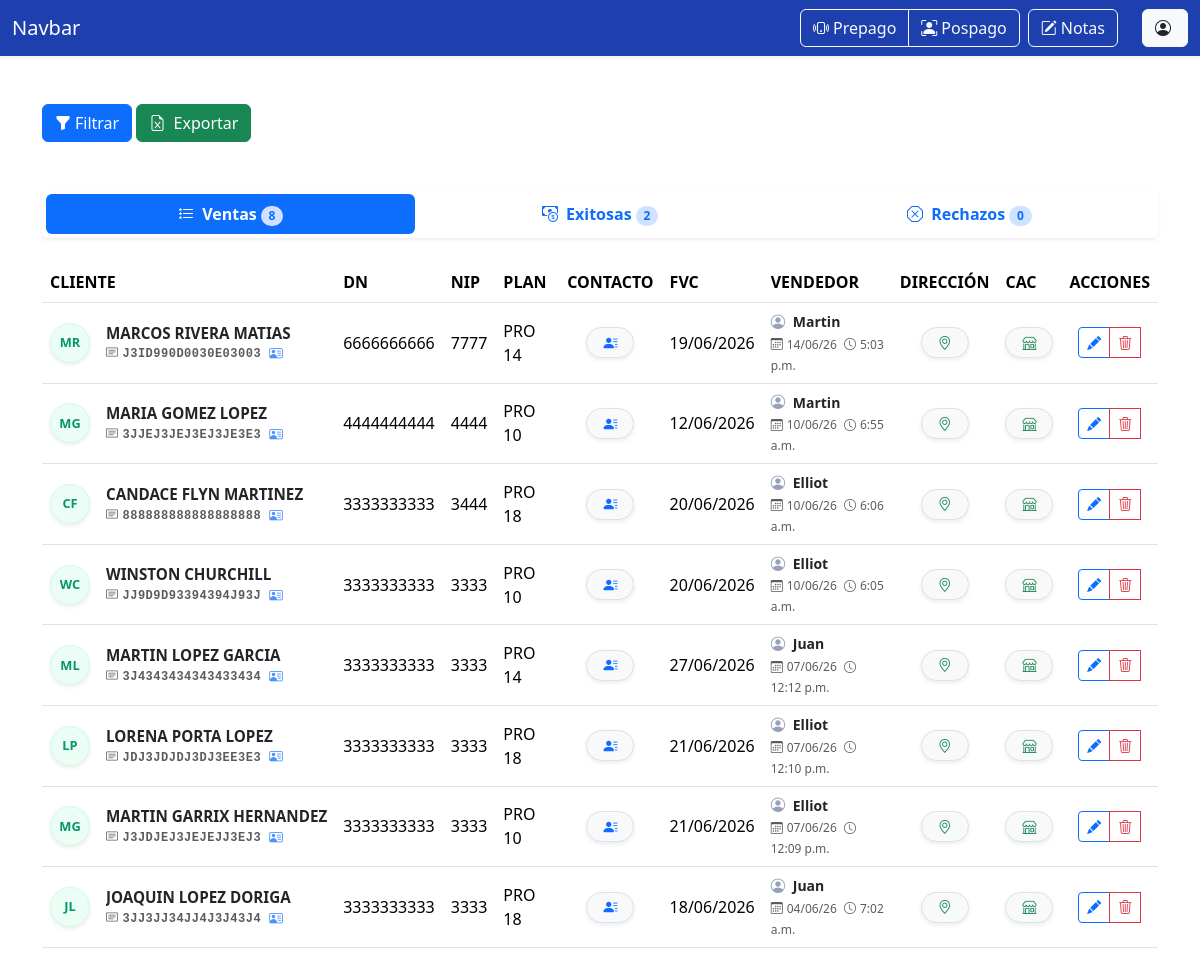
/ventas/pospago/?rol=superior (signed in), run on an earlier commit of the app's database.
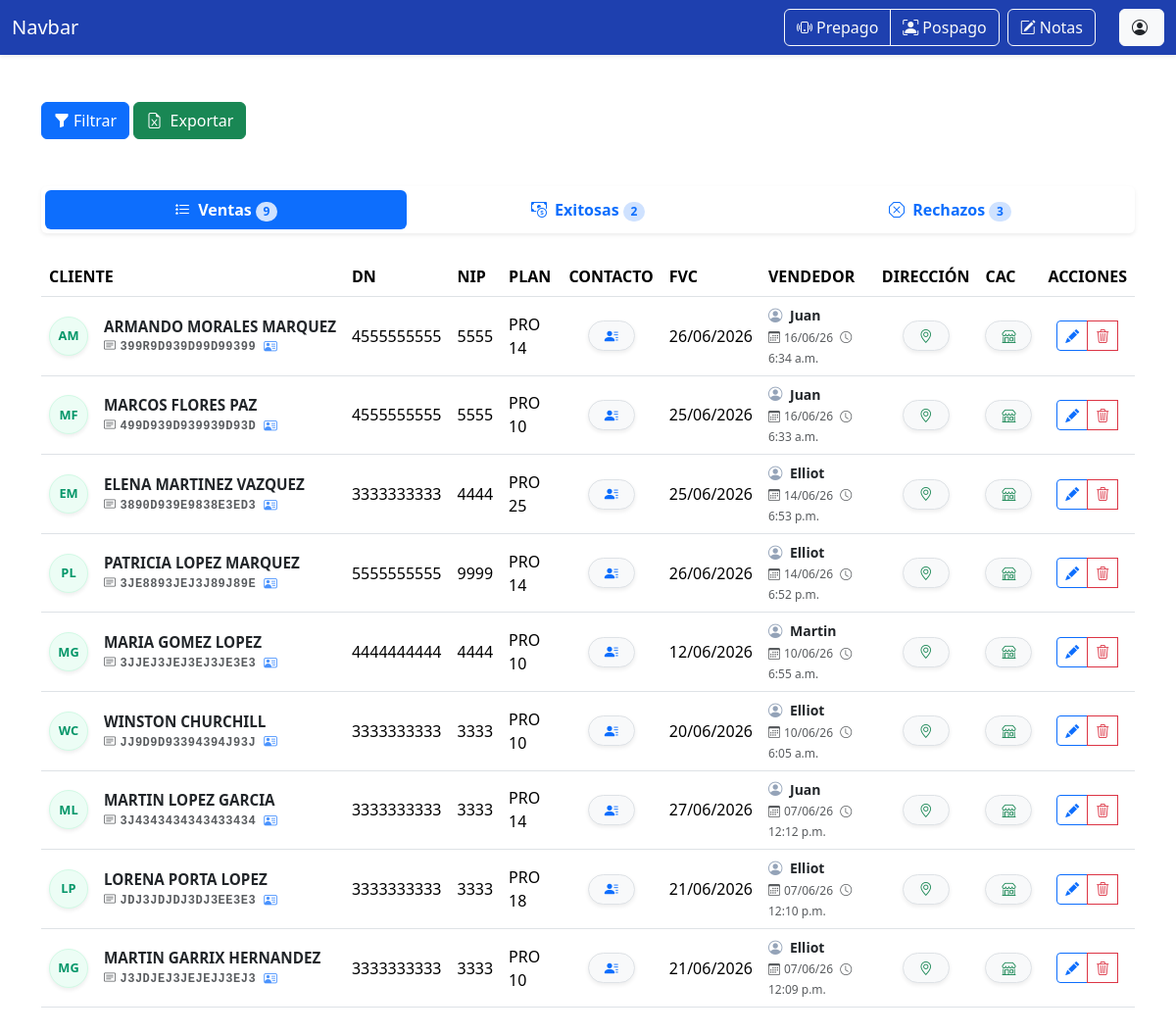
And on a later commit of the database.
### ventas/models.py (models this page shows)
class VentaPospago(models.Model):
    nombre = models.CharField('NOMBRE(S)', max_length=100)
    apellido_paterno = models.CharField('APELLIDO PATERNO', max_length=100)
    apellido_materno = models.CharField(
        'APELLIDO MATERNO', max_length=100, blank=True, default='')
    curp = models.CharField('CURP', max_length=18, validators=[
        MinLengthValidator(18)])
    rfc = models.CharField('RFC', max_length=13, validators=[
                           MinLengthValidator(13)])
    identificacion = models.CharField('IDENTIFICACIÓN', max_length=15, validators=[
        MinLengthValidator(15)])
    dn = models.CharField('DN', max_length=10, validators=[
        numeric_validator, MinLengthValidator(10)])
    nip = models.CharField('NIP', max_length=4, validators=[
        numeric_validator, MinLengthValidator(4)], help_text='Solo se permiten números.')
    contact1 = models.CharField('CONTACTO1', max_length=16, validators=[
        MinLengthValidator(10), RegexValidator(r'^[A-Z0-9 ]+$')])
    contact2 = models.CharField('CONTACTO 2', max_length=10, validators=[
        numeric_validator, MinLengthValidator(10)])
    plan_choices = [
        ('pro_8', 'PRO 8'),
        ('pro_10', 'PRO 10'),
        ('pro_14', 'PRO 14'),
        ('pro_18', 'PRO 18'),
        ('pro_25', 'PRO 25'),
        ('pro_35', 'PRO 35'),
        ('pro_ilimitado', 'PRO ILIMITADO'),
    ]
    plan = models.CharField(
        'PLAN',
        max_length=20,
        choices=plan_choices,
    )
    cac = models.CharField('CAC', max_length=100)
    cp = models.CharField('CP', max_length=5, validators=[
        numeric_validator, MinLengthValidator(5)])
    fecha_nacimiento = models.DateField('FECHA DE NACIMIENTO')
    estado_republica_choices = [
        ('AGUASCALIENTES', 'AGUASCALIENTES'),
        ('BAJA CALIFORNIA', 'BAJA CALIFORNIA'),
        ('BAJA CALIFORNIA SUR', 'BAJA CALIFORNIA SUR'),
        ('CAMPECHE', 'CAMPECHE'),
        ('COAHUILA', 'COAHUILA'),
        ('COLIMA', 'COLIMA'),
        ('CHIAPAS', 'CHIAPAS'),
        ('CHIHUAHUA', 'CHIHUAHUA'),
        ('CIUDAD DE MEXICO', 'CIUDAD DE MEXICO'),
        ('DURANGO', 'DURANGO'),
        ('GUANAJUATO', 'GUANAJUATO'),
        ('GUERRERO', 'GUERRERO'),
        ('HIDALGO', 'HIDALGO'),
        ('JALISCO', 'JALISCO'),
        ('MEXICO', 'MEXICO'),
        ('MICHOACAN', 'MICHOACAN'),
        ('MORELOS', 'MORELOS'),
        ('NAYARIT', 'NAYARIT'),
        ('NUEVO LEON', 'NUEVO LEON'),
        ('OAXACA', 'OAXACA'),
        ('PUEBLA', 'PUEBLA'),
        ('QUERETARO', 'QUERETARO'),
        ('QUINTANA ROO', 'QUINTANA ROO'),
        ('SAN LUIS POTOSI', 'SAN LUIS POTOSI'),
        ('SINALOA', 'SINALOA'),
        ('SONORA', 'SONORA'),
        ('TABASCO', 'TABASCO'),
        ('TAMAULIPAS', 'TAMAULIPAS'),
        ('TLAXCALA', 'TLAXCALA'),
        ('VERACRUZ', 'VERACRUZ'),
        ('YUCATAN', 'YUCATAN'),
        ('ZACATECAS', 'ZACATECAS'),
    ]
    estado_republica = models.CharField(
        'ESTADO DE LA REPÚBLICA',
        max_length=20,
        choices=estado_republica_choices,
    )
    municipio = models.CharField('MUNICIPIO / ALCALDÍA', max_length=100)
    colonia = models.CharField('COLONIA', max_length=100)
    calle = models.CharField('CALLE', max_length=100)
    numero_exterior = models.CharField('NÚMERO EXTERIOR', max_length=20)
    numero_interior = models.CharField(
        'NÚMERO INTERIOR', max_length=20, blank=True, default=''
    )
    fvc = models.DateField('FVC')
    email = models.EmailField('EMAIL', max_length=254)
    status_choices = [
        ('en_proceso', 'EN PROCESO'),
        ('rechazo_nip', 'RECHAZO NIP'),
        ('rechazo_magento', 'RECHAZO MAGENTO'),
        ('black_list', 'BLACK LIST'),
        ('datos_incorrectos', 'DATOS INCORRECTOS'),
        ('exitosa', 'EXITOSA'),
        ('linea_movistar', 'LINEA MOVISTAR'),
        ('gestionada_por_otro_call_center', 'GESTIONADA POR OTRO CALL CENTER'),
        ('alta', 'ALTA'),
        ('cancelacion', 'CANCELACIÓN'),
    ]
    status_pospago = models.CharField(
        'STATUS',
        max_length=100,
        choices=status_choices,
        default='en_proceso'
    )
    created = models.DateTimeField(auto_now_add=True)
    user = models.ForeignKey(
        User, on_delete=models.CASCADE, related_name='vendedor_pospago')
    supervisor = models.ForeignKey(
        User, on_delete=models.SET_NULL, null=True, blank=True, related_name='supervisor_pospago')

### ventas/views.py (the view, shortened to what this page needs)
# urls.py: path('pospago/', views.pospago, name='pospago'),
@login_required
def pospago(request):
    es_vendedor = request.user.groups.filter(name='VENDEDORES').exists()
    es_supervisor = request.user.is_superuser or request.user.groups.filter(
        name='SUPERVISORES').exists()
    if es_supervisor:
        if request.GET.get('rol'):
            request.session['rol_activo_pospago'] = request.GET.get('rol')
        if request.session.get('rol_activo_pospago') == 'vendedor':
            es_vendedor = True
        else:
            es_vendedor = False
            pass  # El rol activo sigue siendo el de supervisor, no hacemos cambios
    else:
        request.session['rol_activo_pospago'] = 'vendedor'
        es_vendedor = True
        es_supervisor = False
    if request.method == 'GET':
        ventas_pospago_usuario = request.GET.get('ventas_pospago_usuario')
        if request.session.get('rol_activo_pospago') == 'vendedor':
            base_queryset = VentaPospago.objects.filter(user=request.user)
        else:
            if ventas_pospago_usuario:
                base_queryset = VentaPospago.objects.filter(
                    user_id=ventas_pospago_usuario)
            else:
                base_queryset = VentaPospago.objects.all()
        fecha_inicio = request.GET.get('fechaInicio')
        fecha_fin = request.GET.get('fechaFin')
        if fecha_inicio and fecha_fin:
            base_queryset = base_queryset.filter(
                created__date__gte=fecha_inicio)
        if fecha_fin:
            base_queryset = base_queryset.filter(created__date__lte=fecha_fin)
        filtro_dn = request.GET.get('dn', '').strip()
        if filtro_dn:
            base_queryset = base_queryset.filter(dn=filtro_dn)
        filtro_curp = request.GET.get('curp', '').strip().upper()
        if filtro_curp:
            base_queryset = base_queryset.filter(curp=filtro_curp)
        ventas_pospago = base_queryset.filter(
            status_pospago='en_proceso').order_by('-created')
        ventas_pospago_exitosas = base_queryset.filter(
            status_pospago='exitosa').order_by('-created'
                                               )
        ventas_pospago_rechazos = base_queryset.exclude(
            status_pospago='en_proceso').exclude(status_pospago='exitosa').order_by('-created')
        return render(request, 'pospago.html', {
            'form': VentaPospagoForm(user=request.user, rol_activo=request.session.get('rol_activo_pospago')),
            'ventas_pospago': ventas_pospago,
            'es_supervisor': es_supervisor,  # Pasamos esta bandera al HTML
            'es_vendedor': es_vendedor,  # Pasamos esta bandera al HTML
            'ventas_pospago_exitosas': ventas_pospago_exitosas,
            'ventas_pospago_rechazos': ventas_pospago_rechazos,
            'fecha_inicio': fecha_inicio,  # Para mantener el filtro en la interfaz
            'fecha_fin': fecha_fin,  # Para mantener el filtro en la interfaz
            'filtro_dn': filtro_dn,
            'filtro_curp': filtro_curp,
            'ventas_pospago_usuario': ventas_pospago_usuario,
            'usuarios': User.objects.filter(is_active=True).order_by('username'),
        })

### ventas/templates/pospago.html (shortened to what this page needs)
{% extends 'base.html' %} {% block content %}
  <div class="container mt-5">
    <button type="button" class="btn btn-primary" data-bs-toggle="collapse" data-bs-target="#collapseFiltroPospago" aria-expanded="false" aria-controls="collapseFiltroPospago"><i class="bi bi-funnel-fill me-1"></i>Filtrar</button>
    {% if es_supervisor %}
      <button type="button" class="btn btn-success" onclick="location.href = window.location.search ? window.location.search + '&exportar=true' : '?exportar=true'"><i class="bi bi-file-earmark-excel me-1"></i> Exportar</button>
    {% endif %}
  </div>
  <div class="container mt-5 mb-5" id="moduloVentas">
    <ul class="nav nav-pills nav-justified mb-4 shadow-sm p-1 bg-white rounded fw-bold">
      <li class="nav-item">
        <button class="nav-link {% if not request.GET.tab or request.GET.tab == 'ventas' %}active{% endif %}" data-bs-toggle="tab" data-bs-target="#ventas"><i class="bi bi-list-stars me-1"></i> Ventas<span class="badge rounded-pill bg-primary-subtle text-primary ms-1 px-2.5 py-1">{{ ventas_pospago|length }}</span></button>
      </li>
      <li class="nav-item">
        <button class="nav-link" data-bs-toggle="tab" data-bs-target="#exitosas"><i class="bi bi-cash-coin me-1"></i> Exitosas<span class="badge rounded-pill bg-primary-subtle text-primary ms-1 px-2.5 py-1">{{ ventas_pospago_exitosas|length }}</span></button>
      </li>
      <li class="nav-item">
        <button class="nav-link" data-bs-toggle="tab" data-bs-target="#rechazos"><i class="bi bi-x-octagon me-1"></i> Rechazos<span class="badge rounded-pill bg-primary-subtle text-primary ms-1 px-2.5 py-1">{{ ventas_pospago_rechazos|length }}</span></button>
      </li>
    </ul>
    <div class="tab-content mt-3" id="pills-tabContent">
      <div class="tab-pane fade {% if not request.GET.tab or request.GET.tab == 'ventas' %}show active{% endif %}" id="ventas" role="tabpanel">
        <table class="table table-hover align-middle">
          <thead>
            <tr>
              <th scope="col">CLIENTE</th>
              <th scope="col">DN</th>
              <th scope="col">NIP</th>
              <th scope="col">PLAN</th>
              <th scope="col">CONTACTO</th>
              <th scope="col">FVC</th>
              <th scope="col">VENDEDOR</th>
              <th scope="col">DIRECCIÓN</th>
              <th scope="col">CAC</th>
              {% if es_supervisor %}
                <th scope="col" class="text-center">ACCIONES</th>
              {% endif %}
            </tr>
          </thead>
          <tbody>
            {% for venta_pospago in ventas_pospago %}
              {% include 'components_pospago/tabla_ventas_pospago.html' with tab_id='ventas' %}
            {% endfor %}
          </tbody>
        </table>
      </div>
    </div>
  </div>
{% endblock %}

### ventas/templates/components_pospago/tabla_ventas_pospago.html (shortened to what the changed rows need)
<tr>
  <th scope="row" class="align-middle">
    <div class="d-flex align-items-center">
      <div class="avatar-circle me-3 d-flex align-items-center justify-content-center shadow-sm" style="width: 40px; height: 40px; background-color: #ecfdf5; color: #059669; border: 1px solid #d1fae5; border-radius: 50%; font-weight: bold; font-size: 0.8rem; flex-shrink: 0;">{{ venta_pospago.nombre|first|upper }}{{ venta_pospago.apellido_paterno|first|upper }}</div>
      <div class="d-flex flex-column" style="line-height: 1.2;">
        <span class="text-dark fw-bold" style="font-size: 0.95rem; max-width: 250px; overflow: hidden; text-overflow: ellipsis; white-space: nowrap;" title="{{ venta_pospago.nombre }} {{ venta_pospago.apellido_paterno }} {{ venta_pospago.apellido_materno }}">{{ venta_pospago.nombre }} {{ venta_pospago.apellido_paterno }} {{ venta_pospago.apellido_materno }}</span>
        <div class="d-flex align-items-center mt-1">
          <small class="text-muted font-monospace" style="font-size: 0.75rem; letter-spacing: 0.5px;"><i class="bi bi-card-text me-1"></i>{{ venta_pospago.curp }}</small>
          <span class="ms-2 text-primary opacity-75" style="cursor: pointer; font-size: 0.85rem;" data-bs-toggle="popover" data-bs-placement="right" data-bs-html="true" data-bs-content="
          <div class='font-monospace text-start' style='font-size: 0.78rem; line-height: 1.5; padding: 2px;'>
            <div class='mb-1'><strong class='text-muted'>RFC:</strong> {{ venta_pospago.rfc }}</div>
            <div class='mb-1'><strong class='text-muted'>INE:</strong> {{ venta_pospago.identificacion }}</div>
            <div><strong class='text-muted'>F. NAC:</strong> {{ venta_pospago.fecha_nacimiento|date:'d/m/Y' }}</div>
          </div>"><i class="bi bi-person-vcard"></i></span>
        </div>
      </div>
    </div>
  </th>
  <td>{{ venta_pospago.dn }}</td>
  <td>{{ venta_pospago.nip }}</td>
  <td>{{ venta_pospago.get_plan_display }}</td>
  <td class="align-middle text-center">
    <button type="button" class="btn btn-sm btn-light border shadow-sm rounded-pill px-3" data-bs-toggle="popover" data-bs-placement="right" data-bs-html="true" data-bs-content="
              <div class='text-start small'>
              <i class='bi bi-telephone-fill me-1 text-primary'></i>{{ venta_pospago.contact1 }}<br>
              <i class='bi bi-telephone-fill me-1 text-primary'></i>{{ venta_pospago.contact2 }}<br>
              <hr class='my-1'>
              <i class='bi bi-envelope-fill me-1 text-primary'></i>
              <span class='text-primary text-truncate d-inline-block align-middle' title= '{{ venta_pospago.email }}' style='max-width: 200px;'>{{ venta_pospago.email|truncatechars:19 }}</span>
            </div>"><i class="bi bi-person-lines-fill text-primary"></i></button>
  </td>
  <td>{{ venta_pospago.fvc|date:'d/m/Y' }}</td>
  <td>
    <div class="text-muted small">
      <i class="bi bi-person-circle me-1" style="color: #94a3b8; font-size: 0.9rem;"></i>
      <span class="fw-bold text-dark me-2">{{ venta_pospago.user.first_name }}</span> <br />
      <span style="font-size: 0.75rem;">
        <i class="bi bi-calendar3 me-1"></i>{{ venta_pospago.created|date:'d/m/y' }}
        <i class="bi bi-clock ms-1 me-1"></i>{{ venta_pospago.created|time:'g:i a' }}
      </span>
    </div>
  </td>
  <td class="align-middle text-center">
    <button type="button"
      class="btn btn-sm btn-light border shadow-sm rounded-pill px-3"
      data-bs-toggle="popover"
      data-bs-placement="top"
      data-bs-html="true"
      data-bs-content="
            <div class='text-start small'>
              <span class='text-muted'>Estado:</span> {{ venta_pospago.estado_republica }}<br>
              <span class='text-muted'>Municipio:</span> {{ venta_pospago.municipio }}<br>
              <span class='text-muted'>Colonia:</span> {{ venta_pospago.colonia }}<br>
              <span class='text-muted'>CP:</span> {{ venta_pospago.cp }} <br>
              <hr class='my-1'>
              <i class='bi bi-house-door me-1 text-success'></i>{{ venta_pospago.calle }} #{{ venta_pospago.numero_exterior }}
              {% if venta_pospago.numero_interior %}
                      Int. {{ venta_pospago.numero_interior }}
      {% endif %}
            </div>">
      <i class="bi bi-geo-alt text-success"></i>
    </button>
  </td>
  <td class="align-middle text-center">
    <button type="button" class="btn btn-sm btn-light border shadow-sm rounded-pill px-3" data-bs-toggle="popover" data-bs-placement="top" data-bs-html="true" data-bs-content="
            <div class='d-flex align-items-start text-start text-uppercase fw-semibold text-dark'
                 style='font-size: 0.82rem; line-height: 1.2; max-width: 150px; word-break: break-word;'>
              <i class='bi bi-shop text-success me-2' style='font-size: 0.9rem; margin-top: 1px;'></i>
              <div>{{ venta_pospago.cac }}</div>
            </div>"><i class="bi bi-shop text-success"></i></button>
  </td>
  <td class="text-center">
    <div class="btn-group" role="group">
      {% if es_supervisor %}
        {% if tab_id != 'exitosas' and tab_id != 'rechazos' %}
          <button type="button" class="btn btn-sm btn-outline-primary" title="Editar" data-bs-toggle="modal" data-bs-target="#updatePospagoModal{{ venta_pospago.id }}"><i class="bi bi-pencil-fill"></i></button>
        {% endif %}
        <button type="button" class="btn btn-sm btn-outline-danger" title="Eliminar" data-bs-toggle="modal" data-bs-target="#deletePospagoModal{{ venta_pospago.id }}"><i class="bi bi-trash3"></i></button>
      {% endif %}
    </div>
  </td>
</tr>

What changed in the data, as far as the page shows it:
no longer on this page (row edited): VentaPospago: nombre|first "M", apellido_paterno|first "R", nombre "MARCOS", apellido_paterno "RIVERA", apellido_materno "MATIAS", curp "J3ID990D0030E03003", dn "6666666666", nip "7777", plan "PRO 14", fvc "19/06/2026", user.first_name "Martin", created "14/06/26", created "5:03 p.m."
no longer on this page (row edited): VentaPospago: nombre|first "C", apellido_paterno|first "F", nombre "CANDACE", apellido_paterno "FLYN", apellido_materno "MARTINEZ", curp "888888888888888888", dn "3333333333", nip "3444", plan "PRO 18", fvc "20/06/2026", user.first_name "Elliot", created "10/06/26", created "6:06 a.m."
no longer on this page (row edited): VentaPospago: nombre|first "J", apellido_paterno|first "L", nombre "JOAQUIN", apellido_paterno "LOPEZ", apellido_materno "DORIGA", curp "3JJ3JJ34JJ4J3J43J4", dn "3333333333", nip "3333", plan "PRO 18", fvc "18/06/2026", user.first_name "Juan", created "04/06/26", created "7:02 a.m."
added VentaPospago: nombre|first "A", apellido_paterno|first "M", nombre "ARMANDO", apellido_paterno "MORALES", apellido_materno "MARQUEZ", curp "399R9D939D99D99399", dn "4555555555", nip "5555", plan "PRO 14", fvc "26/06/2026", user.first_name "Juan", created "16/06/26", created "6:34 a.m."
added VentaPospago: nombre|first "M", apellido_paterno|first "F", nombre "MARCOS", apellido_paterno "FLORES", apellido_materno "PAZ", curp "499D939D939939D93D", dn "4555555555", nip "5555", plan "PRO 10", fvc "25/06/2026", user.first_name "Juan", created "16/06/26", created "6:33 a.m."
added VentaPospago: nombre|first "E", apellido_paterno|first "M", nombre "ELENA", apellido_paterno "MARTINEZ", apellido_materno "VAZQUEZ", curp "3890D939E9838E3ED3", dn "3333333333", nip "4444", plan "PRO 25", fvc "25/06/2026", user.first_name "Elliot", created "14/06/26", created "6:53 p.m."
added VentaPospago: nombre|first "P", apellido_paterno|first "L", nombre "PATRICIA", apellido_paterno "LOPEZ", apellido_materno "MARQUEZ", curp "3JE8893JEJ3J89J89E", dn "5555555555", nip "9999", plan "PRO 14", fvc "26/06/2026", user.first_name "Elliot", created "14/06/26", created "6:52 p.m."
Also different on the page:
{{ ventas_pospago|length }}: "8" → "9"
{{ ventas_pospago_rechazos|length }}: "0" → "3"
